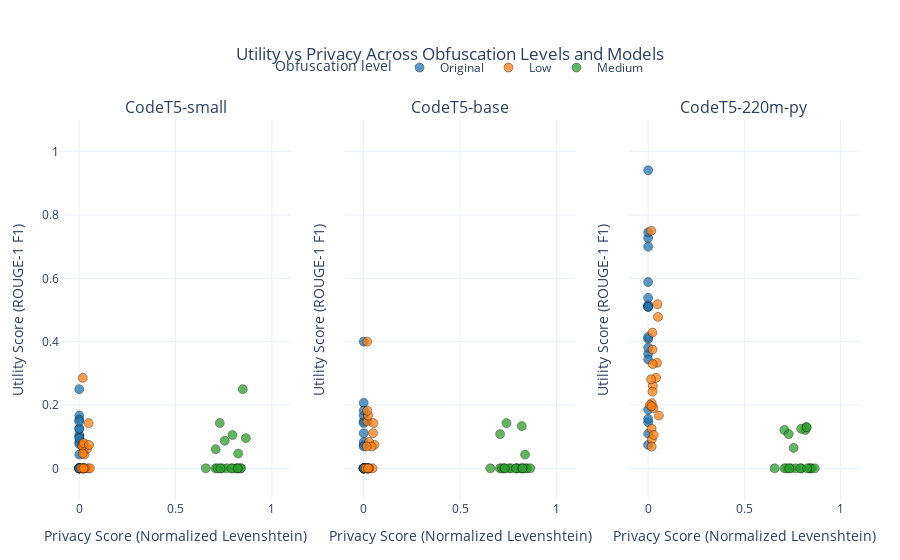

Notebook code for this chart:
### Code cell
import plotly.graph_objects as go
from plotly.subplots import make_subplots
import pandas as pd

# Объединяем данные
scores_all = pd.concat(
    [
        scores_small.assign(Model="CodeT5-small"),
        scores_base.assign(Model="CodeT5-base"),
        scores_220m_py.assign(Model="CodeT5-220m-py"),
    ],
    ignore_index=True
)

models = ["CodeT5-small", "CodeT5-base", "CodeT5-220m-py"]
levels = scores_all["Obfuscation level"].unique()

# Красивая палитра
colors = {
    "original": "#1f77b4",
    "low": "#ff7f0e",
    "medium": "#2ca02c",
    "high": "#d62728",
}

fig = make_subplots(
    rows=1,
    cols=3,
    subplot_titles=models,
    shared_xaxes=True,
    shared_yaxes=True,
)

for col, model in enumerate(models, start=1):
    df_model = scores_all[scores_all["Model"] == model]

    for level in levels:
        df_level = df_model[df_model["Obfuscation level"] == level]

        fig.add_trace(
            go.Scatter(
                x=df_level["Privacy Score"],
                y=df_level["Utility Score"],
                mode="markers",
                name=level.capitalize(),
                legendgroup=level,
                showlegend=(col == 1),
                marker=dict(
                    size=9,
                    color=colors.get(level, "#333"),
                    opacity=0.75,
                    line=dict(width=0.5, color="black"),
                ),
                hovertemplate=(
                    "Privacy: %{x:.3f}<br>"
                    "Utility: %{y:.3f}<extra></extra>"
                ),
            ),
            row=1,
            col=col,
        )

fig.update_xaxes(
    range=[-0.1, 1.1],
    title_text="Privacy Score (Normalized Levenshtein)",
    showgrid=True,
    zeroline=False,
)

fig.update_yaxes(
    range=[-0.1, 1.1],
    title_text="Utility Score (ROUGE-1 F1)",
    showgrid=True,
    zeroline=False,
)

fig.update_layout(
    title=dict(
        text="Utility vs Privacy Across Obfuscation Levels and Models",
        x=0.5,
        xanchor="center",
    ),
    legend=dict(
        orientation="h",
        yanchor="bottom",
        y=1.1,
        xanchor="center",
        x=0.5,
        title_text="Obfuscation level",
    ),
    margin=dict(t=120, l=60, r=40, b=60),
    template="plotly_white",
)

fig.show()

### Figure 1 — Plotly figure (JSON) as saved in the notebook; plotly's stock layout.template omitted (floating-point values rounded to 4 significant figures)
{"data": [{"hovertemplate": "Privacy: %{x:.3f}<br>Utility: %{y:.3f}<extra></extra>", "legendgroup": "original", "marker": {"color": "#1f77b4", "line": {"color": "black", "width": 0.5}, "opacity": 0.75, "size": 9}, "mode": "markers", "name": "Original", "showlegend": true, "x": [0.0, 0.0, 0.0, 0.0, 0.0, 0.0, 0.0, 0.0, 0.0, 0.0, 0.0, 0.0, 0.0, 0.0, 0.0, 0.0, 0.0, 0.0, 0.0, 0.0], "y": [0.0, 0.08333, 0.25, 0.1, 0.1053, 0.07692, 0.04348, 0.0, 0.1667, 0.125, 0.125, 0.0, 0.0, 0.0, 0.0, 0.0, 0.0, 0.1538, 0.1481, 0.09524], "type": "scatter", "xaxis": "x", "yaxis": "y"}, {"hovertemplate": "Privacy: %{x:.3f}<br>Utility: %{y:.3f}<extra></extra>", "legendgroup": "low", "marker": {"color": "#ff7f0e", "line": {"color": "black", "width": 0.5}, "opacity": 0.75, "size": 9}, "mode": "markers", "name": "Low", "showlegend": true, "x": [0.04598, 0.02372, 0.01813, 0.02232, 0.01628, 0.05575, 0.02752, 0.04848, 0.01882, 0.02431, 0.04138, 0.01533, 0.01862, 0.01826, 0.02857, 0.009091, 0.0229, 0.02251, 0.05085, 0.01828], "y": [0.0, 0.0, 0.2857, 0.0, 0.07143, 0.0, 0.04348, 0.1429, 0.07692, 0.0625, 0.0625, 0.07143, 0.0, 0.0, 0.0, 0.0, 0.0, 0.08, 0.07407, 0.04651], "type": "scatter", "xaxis": "x", "yaxis": "y"}, {"hovertemplate": "Privacy: %{x:.3f}<br>Utility: %{y:.3f}<extra></extra>", "legendgroup": "medium", "marker": {"color": "#2ca02c", "line": {"color": "black", "width": 0.5}, "opacity": 0.75, "size": 9}, "mode": "markers", "name": "Medium", "showlegend": true, "x": [0.7414, 0.8379, 0.8489, 0.8393, 0.7953, 0.7073, 0.8165, 0.7182, 0.7554, 0.7083, 0.8207, 0.7297, 0.766, 0.7327, 0.6571, 0.7945, 0.7901, 0.8649, 0.8237, 0.8251], "y": [0.0, 0.0, 0.25, 0.0, 0.1053, 0.0, 0.0, 0.0, 0.08696, 0.06061, 0.0, 0.1429, 0.0, 0.0, 0.0, 0.0, 0.0, 0.09524, 0.0, 0.04651], "type": "scatter", "xaxis": "x", "yaxis": "y"}, {"hovertemplate": "Privacy: %{x:.3f}<br>Utility: %{y:.3f}<extra></extra>", "legendgroup": "original", "marker": {"color": "#1f77b4", "line": {"color": "black", "width": 0.5}, "opacity": 0.75, "size": 9}, "mode": "markers", "name": "Original", "showlegend": false, "x": [0.0, 0.0, 0.0, 0.0, 0.0, 0.0, 0.0, 0.0, 0.0, 0.0, 0.0, 0.0, 0.0, 0.0, 0.0, 0.0, 0.0, 0.0, 0.0, 0.0], "y": [0.0, 0.0, 0.4, 0.0, 0.2069, 0.07407, 0.08333, 0.1111, 0.1481, 0.0, 0.0, 0.06897, 0.0, 0.0, 0.0, 0.0, 0.0, 0.1667, 0.1429, 0.1818], "type": "scatter", "xaxis": "x2", "yaxis": "y2"}, {"hovertemplate": "Privacy: %{x:.3f}<br>Utility: %{y:.3f}<extra></extra>", "legendgroup": "low", "marker": {"color": "#ff7f0e", "line": {"color": "black", "width": 0.5}, "opacity": 0.75, "size": 9}, "mode": "markers", "name": "Low", "showlegend": false, "x": [0.04598, 0.02372, 0.01813, 0.02232, 0.01628, 0.05575, 0.02752, 0.04848, 0.01882, 0.02431, 0.04138, 0.01533, 0.01862, 0.01826, 0.02857, 0.009091, 0.0229, 0.02251, 0.05085, 0.01828], "y": [0.0, 0.0, 0.4, 0.0, 0.0, 0.07407, 0.08333, 0.1111, 0.1481, 0.0, 0.06897, 0.06897, 0.0, 0.0, 0.0, 0.0, 0.0, 0.1667, 0.1429, 0.1818], "type": "scatter", "xaxis": "x2", "yaxis": "y2"}, {"hovertemplate": "Privacy: %{x:.3f}<br>Utility: %{y:.3f}<extra></extra>", "legendgroup": "medium", "marker": {"color": "#2ca02c", "line": {"color": "black", "width": 0.5}, "opacity": 0.75, "size": 9}, "mode": "markers", "name": "Medium", "showlegend": false, "x": [0.7414, 0.8379, 0.8489, 0.8393, 0.7953, 0.7073, 0.8165, 0.7182, 0.7554, 0.7083, 0.8207, 0.7297, 0.766, 0.7327, 0.6571, 0.7945, 0.7901, 0.8649, 0.8237, 0.8251], "y": [0.1429, 0.04348, 0.0, 0.0, 0.0, 0.0, 0.0, 0.0, 0.0, 0.1081, 0.1333, 0.0, 0.0, 0.0, 0.0, 0.0, 0.0, 0.0, 0.0, 0.0], "type": "scatter", "xaxis": "x2", "yaxis": "y2"}, {"hovertemplate": "Privacy: %{x:.3f}<br>Utility: %{y:.3f}<extra></extra>", "legendgroup": "original", "marker": {"color": "#1f77b4", "line": {"color": "black", "width": 0.5}, "opacity": 0.75, "size": 9}, "mode": "markers", "name": "Original", "showlegend": false, "x": [0.0, 0.0, 0.0, 0.0, 0.0, 0.0, 0.0, 0.0, 0.0, 0.0, 0.0, 0.0, 0.0, 0.0, 0.0, 0.0, 0.0, 0.0, 0.0, 0.0], "y": [0.5098, 0.4091, 0.1455, 0.7273, 0.9412, 0.5116, 0.3614, 0.7, 0.1096, 0.07407, 0.381, 0.3437, 0.4151, 0.5161, 0.1562, 0.5385, 0.5882, 0.5098, 0.7451, 0.1852], "type": "scatter", "xaxis": "x3", "yaxis": "y3"}, {"hovertemplate": "Privacy: %{x:.3f}<br>Utility: %{y:.3f}<extra></extra>", "legendgroup": "low", "marker": {"color": "#ff7f0e", "line": {"color": "black", "width": 0.5}, "opacity": 0.75, "size": 9}, "mode": "markers", "name": "Low", "showlegend": false, "x": [0.04598, 0.02372, 0.01813, 0.02232, 0.01628, 0.05575, 0.02752, 0.04848, 0.01882, 0.02431, 0.04138, 0.01533, 0.01862, 0.01826, 0.02857, 0.009091, 0.0229, 0.02251, 0.05085, 0.01828], "y": [0.3333, 0.3294, 0.125, 0.4286, 0.75, 0.1667, 0.1905, 0.5185, 0.09091, 0.2609, 0.2857, 0.2813, 0.2059, 0.06897, 0.1053, 0.2, 0.375, 0.2424, 0.4783, 0.1961], "type": "scatter", "xaxis": "x3", "yaxis": "y3"}, {"hovertemplate": "Privacy: %{x:.3f}<br>Utility: %{y:.3f}<extra></extra>", "legendgroup": "medium", "marker": {"color": "#2ca02c", "line": {"color": "black", "width": 0.5}, "opacity": 0.75, "size": 9}, "mode": "markers", "name": "Medium", "showlegend": false, "x": [0.7414, 0.8379, 0.8489, 0.8393, 0.7953, 0.7073, 0.8165, 0.7182, 0.7554, 0.7083, 0.8207, 0.7297, 0.766, 0.7327, 0.6571, 0.7945, 0.7901, 0.8649, 0.8237, 0.8251], "y": [0.0, 0.0, 0.0, 0.0, 0.0, 0.1212, 0.1212, 0.0, 0.06452, 0.0, 0.1304, 0.1081, 0.0, 0.0, 0.0, 0.125, 0.0, 0.0, 0.129, 0.0], "type": "scatter", "xaxis": "x3", "yaxis": "y3"}], "layout": {"xaxis": {"anchor": "y", "domain": [0.0, 0.2889], "title": {"text": "Privacy Score (Normalized Levenshtein)"}, "range": [-0.1, 1.1], "showgrid": true, "zeroline": false}, "yaxis": {"anchor": "x", "domain": [0.0, 1.0], "title": {"text": "Utility Score (ROUGE-1 F1)"}, "range": [-0.1, 1.1], "showgrid": true, "zeroline": false}, "xaxis2": {"anchor": "y2", "domain": [0.3556, 0.6444], "title": {"text": "Privacy Score (Normalized Levenshtein)"}, "range": [-0.1, 1.1], "showgrid": true, "zeroline": false}, "yaxis2": {"anchor": "x2", "domain": [0.0, 1.0], "matches": "y", "showticklabels": false, "title": {"text": "Utility Score (ROUGE-1 F1)"}, "range": [-0.1, 1.1], "showgrid": true, "zeroline": false}, "xaxis3": {"anchor": "y3", "domain": [0.7111, 1.0], "title": {"text": "Privacy Score (Normalized Levenshtein)"}, "range": [-0.1, 1.1], "showgrid": true, "zeroline": false}, "yaxis3": {"anchor": "x3", "domain": [0.0, 1.0], "matches": "y", "showticklabels": false, "title": {"text": "Utility Score (ROUGE-1 F1)"}, "range": [-0.1, 1.1], "showgrid": true, "zeroline": false}, "annotations": [{"font": {"size": 16}, "showarrow": false, "text": "CodeT5-small", "x": 0.1444, "xanchor": "center", "xref": "paper", "y": 1.0, "yanchor": "bottom", "yref": "paper"}, {"font": {"size": 16}, "showarrow": false, "text": "CodeT5-base", "x": 0.5, "xanchor": "center", "xref": "paper", "y": 1.0, "yanchor": "bottom", "yref": "paper"}, {"font": {"size": 16}, "showarrow": false, "text": "CodeT5-220m-py", "x": 0.8556, "xanchor": "center", "xref": "paper", "y": 1.0, "yanchor": "bottom", "yref": "paper"}], "title": {"text": "Utility vs Privacy Across Obfuscation Levels and Models", "x": 0.5, "xanchor": "center"}, "legend": {"title": {"text": "Obfuscation level"}, "orientation": "h", "yanchor": "bottom", "y": 1.1, "xanchor": "center", "x": 0.5}, "margin": {"t": 120, "l": 60, "r": 40, "b": 60}}}
